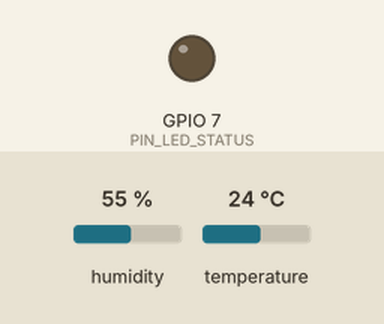
Bench run of a sketch on a simulated ESP32-C3. Parts: output pins drawn as LEDs (lit = HIGH). Inputs (shaded band) come from the test bench; at power-on: humidity 55 %, temperature 24 °C. WiFi joins after 1.5 s; servers stay silent unless stated; no MQTT or app messages arrive unless stated; what the sketch prints to the serial monitor is not drawn.

Above: at 0.1 s.
At 1.6 s:
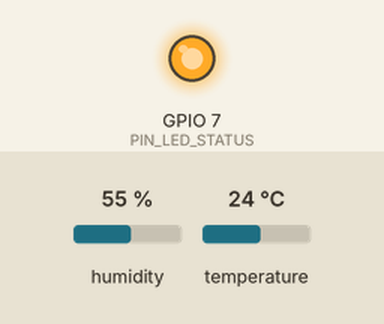
Timing chart, 0 to 3.1 s (numbered marks = the images above):
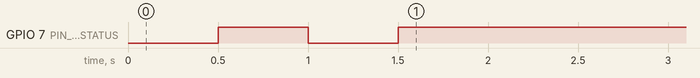

The sketch:

esp32_2_sensor_bedroom.ino
```cpp
/**
 * PROJECT: SMART HOME IOT - 4 NODES SETUP
 * ESP32 SỐ 2: TRẠM ĐO CẢM BIẾN PHÒNG NGỦ (DHT11)
 *
 * ĐI DÂY:
 * - DHT11 DATA: GPIO 4 (Nguồn 3.3V & GND)
 * - LED Báo mạng: GPIO 7
 */

#include <WiFi.h>
#include <PubSubClient.h>
#include <DHT.h>
#include <ArduinoJson.h>

const char* WIFI_SSID     = "YOUR_WIFI_SSID";
const char* WIFI_PASSWORD = "YOUR_WIFI_PASSWORD";
const char* MQTT_BROKER   = "192.168.1.100";
const int   MQTT_PORT     = 1883;
const char* CLIENT_ID     = "ESP32C3_02_Sensor_BedRoom";

#define PIN_DHT11       4
#define PIN_LED_STATUS  7
#define DHTTYPE         DHT11

const char* TOPIC_STATUS    = "home/sensor/node2/status";
const char* TOPIC_TELEMETRY = "home/sensor/node2/telemetry";

DHT dht(PIN_DHT11, DHTTYPE);
WiFiClient espClient;
PubSubClient mqttClient(espClient);
unsigned long lastRead = 0;

void setupWiFi() {
  Serial.printf("\n[ESP32 #2] Đang kết nối WiFi: %s\n", WIFI_SSID);
  WiFi.mode(WIFI_STA);
  WiFi.begin(WIFI_SSID, WIFI_PASSWORD);
  while (WiFi.status() != WL_CONNECTED) {
    delay(500);
    digitalWrite(PIN_LED_STATUS, !digitalRead(PIN_LED_STATUS));
    Serial.print(".");
  }
  digitalWrite(PIN_LED_STATUS, HIGH);
  Serial.printf("\n[WiFi] Đã kết nối! IP: %s\n", WiFi.localIP().toString().c_str());
}

void reconnectMQTT() {
  while (!mqttClient.connected()) {
    Serial.print("[MQTT] Đang kết nối Broker... ");
    if (mqttClient.connect(CLIENT_ID, TOPIC_STATUS, 1, true, "offline")) {
      Serial.println("Thành công!");
      digitalWrite(PIN_LED_STATUS, HIGH);
      mqttClient.publish(TOPIC_STATUS, "online", true);
    } else {
      Serial.printf("Thất bại (rc=%d), thử lại sau 5s...\n", mqttClient.state());
      digitalWrite(PIN_LED_STATUS, LOW);
      delay(5000);
    }
  }
}

void setup() {
  Serial.begin(115200);
  pinMode(PIN_LED_STATUS, OUTPUT);
  dht.begin();
  setupWiFi();
  mqttClient.setServer(MQTT_BROKER, MQTT_PORT);
}

void loop() {
  if (WiFi.status() != WL_CONNECTED) setupWiFi();
  if (!mqttClient.connected()) reconnectMQTT();
  mqttClient.loop();

  if (millis() - lastRead >= 5000) {
    lastRead = millis();
    float hum = dht.readHumidity();
    float temp = dht.readTemperature();

    if (isnan(hum) || isnan(temp)) {
      Serial.println("[DHT11 PN] Lỗi đọc cảm biến!");
      return;
    }

    Serial.printf("[ESP32 #2 - Phòng Ngủ] Nhiệt độ: %.1f °C | Độ ẩm: %.1f %%\n", temp, hum);

    StaticJsonDocument<128> doc;
    doc["temp"] = round(temp * 10) / 10.0;
    doc["hum"] = round(hum * 10) / 10.0;
    char buf[128];
    serializeJson(doc, buf);
    mqttClient.publish(TOPIC_TELEMETRY, buf, true);
  }
}
```
